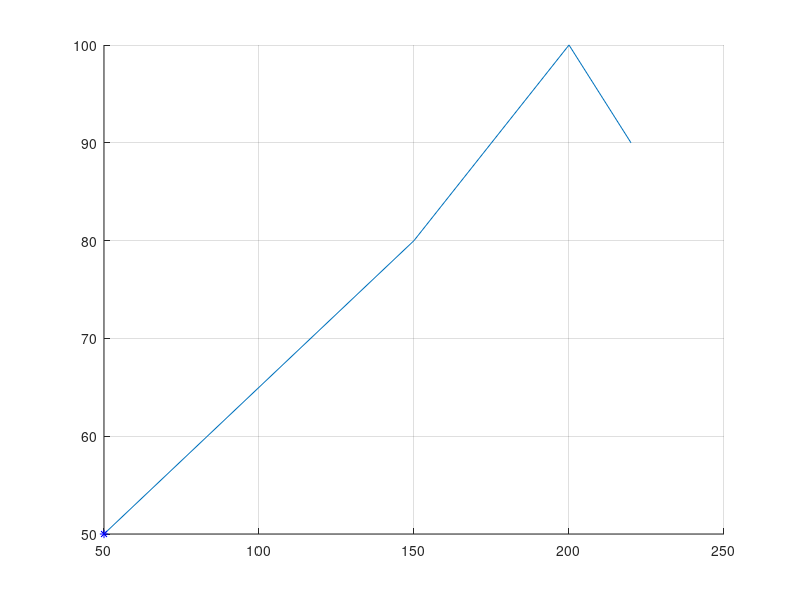

Recreate this plot in MATLAB. (Note: this script raises an error after producing the figure.)
% *********************PROGRAM TO DRAW RULED SURFACE **********************
% INPUT ARGUMENTS : BEZIER CURVE 1 AND 2
% OUTPUT : GRAPH OF SURFACE
% *************************************************************************

clc;
clear;
close all;
format short;
hold on;
grid on;

for v = 0:0.1:1
    for u = 0:0.1:1
        %Program for Bezeir Curve 1
        n1 = 4;                         %number of control points
        d1 = n1-1;                      %degree of  the curve
        X1 = [50,150,200,220];          %x Coordinates of control polygon
        Y1 = [50,80,100,90];            %y coordiantes of control polygon
        line(X1,Y1);                    %plotting the control polygon
        x1=0; y1=0;                     %starting point
        for i1=0:1:d1                   %for loop for calculating all 'B' functions
            c=nchoosek(d1,i1);          %dCi ,'i' combinations from 'd' items
            B=c*((u^i1)*(1-u)^(d1-i1)); %bernstein function
            x1=x1+B*X1(i1+1);           %x coordiante of bezeir func
            y1=y1+B*Y1(i1+1);           %y coordinate of bezeir func
        end;                            %ending of the for loop
        plot(x1,y1,'*b');               %plotting of the bezeir curve
        
        %Program for Bezeir Curve 2
        n2 = 5;                         %number of control points
        d2 = n2-1;                      %degree of  the curve
        X2 = [40,100,160,220,250];      %x Coordinates of control 
        polygon
        Y2 = [250,270,300,310,250];     %y coordiantes of control polygon
        line(X2,Y2);                    %plotting the control polygon
        x2=0; y2=0;                     %starting point
        for i2=0:1:d2                   %for loop for calculating all 'B' functions
            c=nchoosek(d2,i2);          %dCi ,'i' combinations from 'd' items
            B=c*((u^i2)*(1-u)^(d2-i2)); %bernstein function
            x2=x2+B*X2(i2+1);           %x coordiante of bezeir func
            y2=y2+B*Y2(i2+1);           %y coordinate of bezeir func
        end;                            %ending of the for loop
        plot(x2,y2,'*b');               %plotting of the bezeir curve
        
        %surface
        x = x1 + v*(x2-x1);
        y = y1 + v*(y2-y1);
        plot(x,y,'b*');
    end
end
